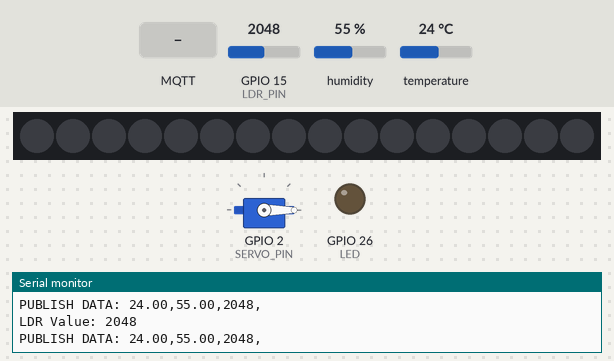
Simulated run of this sketch. Board: ESP32. Shown: servo, 16 RGB LEDs in strip order, left to right, output pins drawn as LEDs (lit = HIGH), the last lines printed to the serial monitor. Inputs (shaded band) come from the test bench; at power-on: GPIO 15 (LDR_PIN) = 2048, humidity 55 %, temperature 24 °C. Dim RGB values are drawn brighter than linear; WiFi joins after 1.5 s; servers stay silent unless stated; no MQTT or app messages arrive unless stated.

Above: at 2.7 s.
2.8 s: MQTT message "lights" arrives on the third subscribed topic
4.3 s: MQTT message "ON" arrives on the third subscribed topic
At 4.6 s:
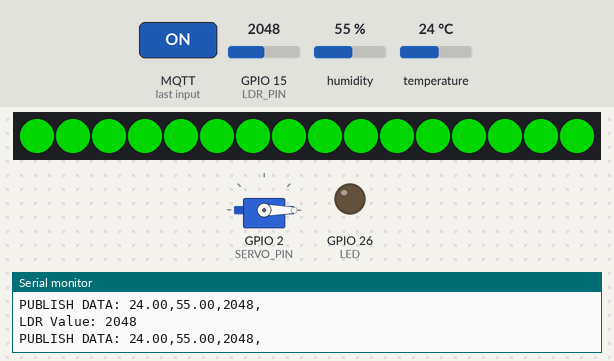
5.8 s: MQTT message "5" arrives on the third subscribed topic
7.3 s: MQTT message "ON" arrives on the first subscribed topic
At 8.1 s:
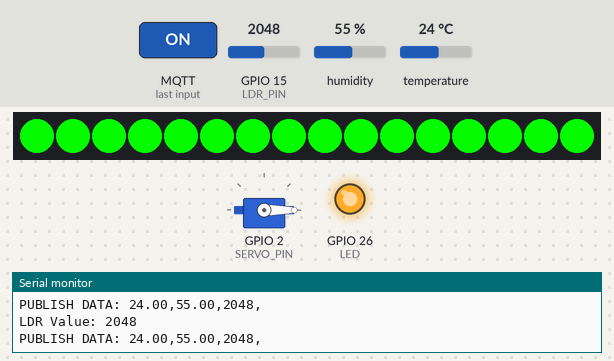
8.8 s: MQTT message "90" arrives on the second subscribed topic
At 9.2 s:
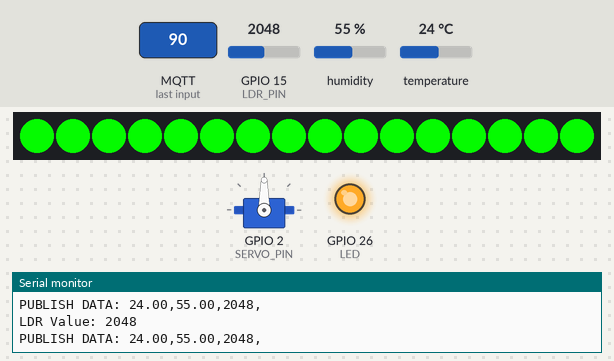
10.3 s: MQTT message "servo" arrives on the third subscribed topic
Timing chart, 0 to 12.8 s (numbered marks = the images above; inputs shaded):
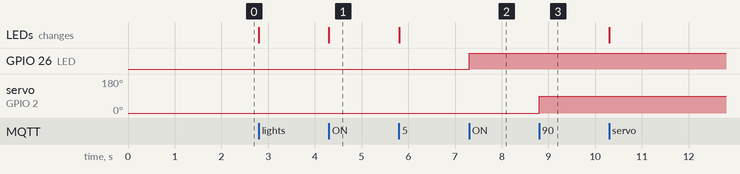

Measured:
- after the input at 4.3 s, the LEDs: change at once (image 1)
- after the input at 7.3 s, GPIO 26 (LED): LOW → HIGH at once
- after the input at 8.8 s, servo on GPIO 2 (SERVO_PIN): 0° → 90° at once

The sketch:

sketch.ino
```cpp
#include <Adafruit_Sensor.h>
#include <DHT_U.h>
#include <WiFi.h>
#include <PubSubClient.h>
#include <ESP32Servo.h>
#include <FastLED.h>

// Defining Pins
#define DHTPIN 12
#define LED 26
#define SERVO_PIN 2
#define LED_PIN 4
#define NUM_LEDS 16

// LDR Pin
#define LDR_PIN 15   // 4-pin LDR module AO → D15

// DHT parameters
#define DHTTYPE DHT22
DHT_Unified dht(DHTPIN, DHTTYPE);
uint32_t delayMS;

// Servo motor
Servo servo;

// WS2812 LED strip
CRGB leds[NUM_LEDS];

// WiFi + MQTT
const char* ssid = "Wokwi-GUEST";
const char* password = "";
const char* mqttServer = "broker.hivemq.com";
const char* clientID = "ujaisldaalkjlasdfgh;laslksdja1";
const char* topic = "Tempdata";

unsigned long previousMillis = 0;
const long interval = 1000;
String msgStr = "";
float temp, hum;

WiFiClient espClient;
PubSubClient client(espClient);

void setup_wifi() {
  delay(10);
  WiFi.begin(ssid, password);
  while (WiFi.status() != WL_CONNECTED) {
    delay(500);
    Serial.print(".");
  }
  Serial.println("\nWiFi connected");
  Serial.print("IP address: ");
  Serial.println(WiFi.localIP());
}

void reconnect() {
  while (!client.connected()) {
    if (client.connect(clientID)) {
      Serial.println("MQTT connected");
      client.subscribe("lights");
      client.subscribe("servo");
      client.subscribe("lights/neopixel");
    } else {
      Serial.print("Failed, rc=");
      Serial.print(client.state());
      Serial.println(" retry in 5 seconds");
      delay(5000);
    }
  }
}

void callback(char* topic, byte* payload, unsigned int length) {
  String data = "";
  for (int i = 0; i < length; i++) {
    data += (char)payload[i];
  }

  if (String(topic) == "lights") {
    digitalWrite(LED, data == "ON" ? HIGH : LOW);
  }
  else if (String(topic) == "servo") {
    servo.write(data.toInt());
  }
  else if (String(topic) == "lights/neopixel") {
    int r,g,b;
    sscanf(data.c_str(), "%d,%d,%d", &r,&g,&b);
    fill_solid(leds, NUM_LEDS, CRGB(r,g,b));
    FastLED.show();
  }
}

void setup() {
  Serial.begin(115200);

  dht.begin();
  pinMode(LED, OUTPUT);
  digitalWrite(LED, LOW);

  pinMode(LDR_PIN, INPUT);   // <-- LDR pin

  servo.attach(SERVO_PIN);
  servo.write(0);

  FastLED.addLeds<WS2812, LED_PIN, GRB>(leds, NUM_LEDS);

  setup_wifi();
  client.setServer(mqttServer, 1883);
  client.setCallback(callback);
}

void loop() {
  if (!client.connected()) {
    reconnect();
  }
  client.loop();

  unsigned long currentMillis = millis();
  if (currentMillis - previousMillis >= interval) {
    previousMillis = currentMillis;

    sensors_event_t event;
    dht.temperature().getEvent(&event);

    if (!isnan(event.temperature)) temp = event.temperature;

    dht.humidity().getEvent(&event);
    if (!isnan(event.relative_humidity)) hum = event.relative_humidity;

    // -----------------------
    // Read LDR
    // -----------------------
    int ldrValue = analogRead(LDR_PIN);
    Serial.print("LDR Value: ");
    Serial.println(ldrValue);

    // Publish data (temp, hum, LDR)
    msgStr = String(temp) + "," + String(hum) + "," + String(ldrValue) + ",";
    char msg[msgStr.length() + 1];
    msgStr.toCharArray(msg, msgStr.length() + 1);

    Serial.print("PUBLISH DATA: ");
    Serial.println(msgStr);

    client.publish(topic, msg);
    msgStr = "";
  }
}
```
